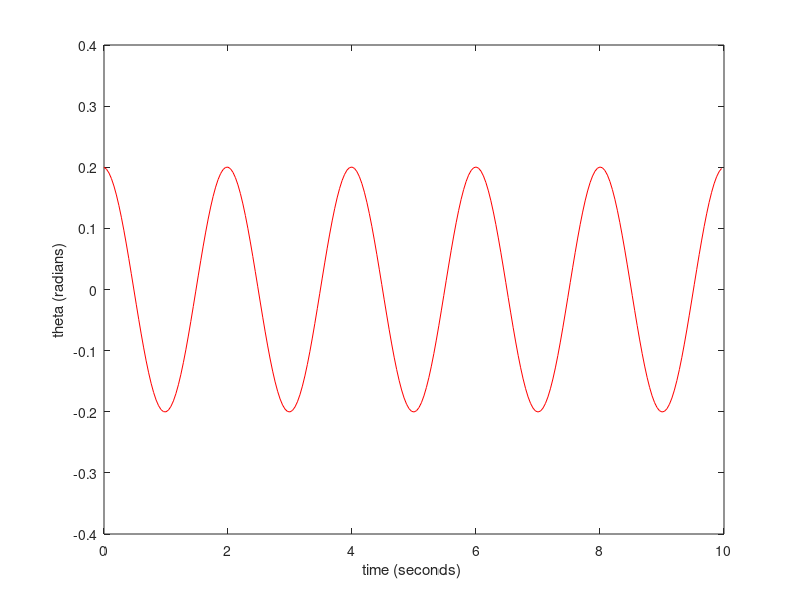

Reproduce this figure in MATLAB.
length= 1; %pendulum length in metres
g=9.8; % acceleration due to gravity
npoints = 250; %Discretize time into 250 intervals
dt = 0.04; % time step in seconds
omega = zeros(npoints,1); % initializes omega, a vector of dimension npoints X 1,to being all zeros
theta = zeros(npoints,1); % initializes theta, a vector of dimension npoints X 1,to being all zeros
time = zeros(npoints,1); % this initializes the vector time to being all zeros
omega(1)=0.0;
theta(1)=0.2; % you need to have some initial displacement, otherwise the pendulum will not swing
for step = 1:npoints-1 % loop over the timesteps
omega(step+1) = omega(step) - (g/length)*theta(step)*dt;
theta(step+1) = theta(step)+omega(step+1)*dt; %note that
% this line is the only change between
% this program and the standard Euler method
time(step+1) = time(step) + dt;
end;
plot(time,theta,'r' ); %plots the numerical solution in red
xlabel('time (seconds) ');
ylabel('theta (radians)');
